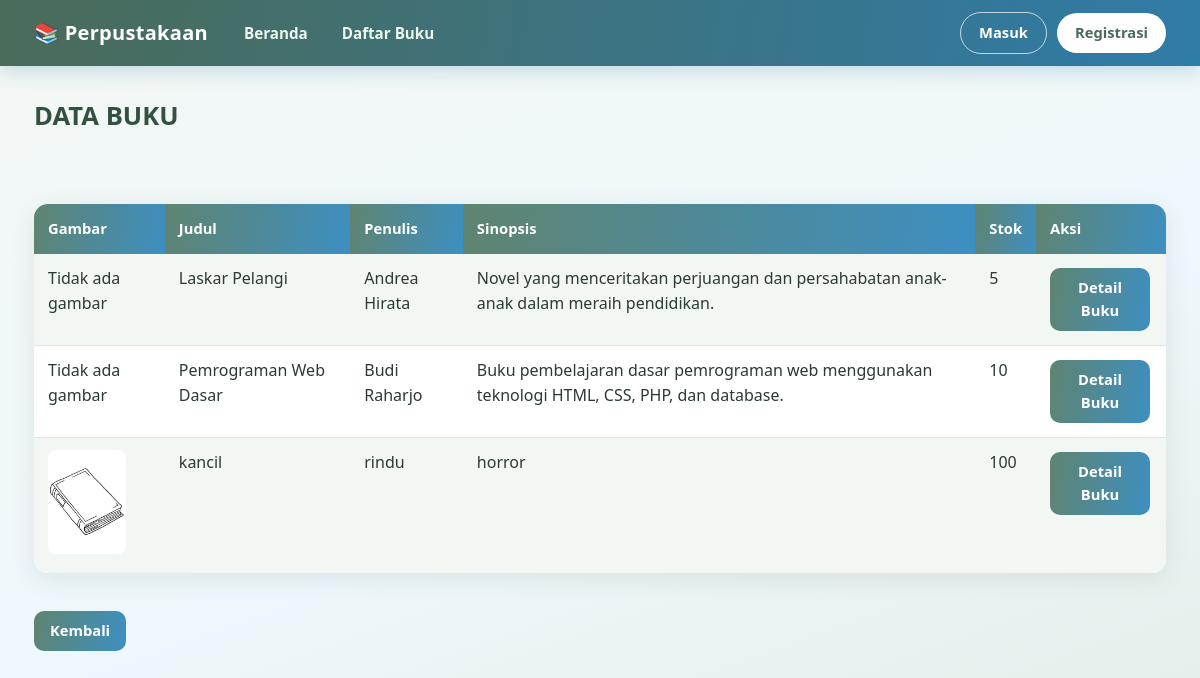
The page /tampil.php on the database its author committed.
### tables this page shows
CREATE TABLE `buku` (
  `buku_id` int(11) NOT NULL,
  `judul` varchar(255) NOT NULL,
  `kategori_id` int(11) NOT NULL,
  `penerbit_id` int(11) NOT NULL,
  `admin_id` int(11) NOT NULL,
  `ISBN` varchar(30) DEFAULT NULL,
  `penulis` varchar(150) DEFAULT NULL,
  `jumlah_halaman` int(11) DEFAULT NULL,
  `stok` int(11) NOT NULL DEFAULT 0,
  `tahun_terbit` year(4) DEFAULT NULL,
  `sinopsis` text DEFAULT NULL,
  `gambar` varchar(255) DEFAULT NULL
);

### tampil.php (the view, shortened to what this page needs)
<?php
include "koneksi.php";
$role = $_SESSION['role'] ?? '';
$query = mysqli_query($koneksi, "
    SELECT * FROM buku
");
?>
<!DOCTYPE html>
<html lang="id">
<head>
    <link rel="stylesheet" href="style.css">
</head>
<body>
<?php include "navbar.php"; ?>
<main class="page">
<h2>DATA BUKU</h2>
<br><br>
<table border="1" cellpadding="10" cellspacing="0">
<tr>
    <th>Gambar</th>
    <th>Judul</th>
    <th>Penulis</th>
    <th>Sinopsis</th>
    <th>Stok</th>
    <th>Aksi</th>
</tr>
<?php while ($data = mysqli_fetch_assoc($query)) { ?>
<tr>
    <td>
        <?php if (!empty($data['gambar'])) { ?>
            <img
                src="uploads/<?= htmlspecialchars($data['gambar']); ?>"
                width="100"
            >
        <?php } else { ?>
            Tidak ada gambar
        <?php } ?>
    </td>
    <td>
        <?= htmlspecialchars($data['judul']); ?>
    </td>
    <td>
        <?= htmlspecialchars($data['penulis']); ?>
    </td>
    <td>
        <?= htmlspecialchars($data['sinopsis']); ?>
    </td>
    <td>
        <?= $data['stok']; ?>
    </td>
    <td>
        <a href="detail.php?id=<?= $data['buku_id']; ?>">
            <button>Detail Buku</button>
        </a>
    </td>
</tr>
<?php } ?>
</table>
<br>
<?php if ($role == 'anggota') { ?>
    <a href="dashboard_anggota.php">
        <button>Kembali ke Dashboard</button>
    </a>
<?php } elseif ($role == 'petugas') { ?>
    <a href="dashboard_petugas.php">
        <button>Kembali ke Dashboard</button>
    </a>
<?php } elseif ($role == 'admin') { ?>
    <a href="dashboard_admin.php">
        <button>Kembali ke Dashboard</button>
    </a>
<?php } else { ?>
    <a href="index.php">
        <button>Kembali</button>
    </a>
<?php } ?>
</main>
</body>
</html>

### navbar.php (shortened to what this page needs)
<?php
$_r = $_SESSION['role'] ?? '';
$_n = $_SESSION['nama'] ?? '';
$_dash = ['admin'=>'dashboard_admin.php','petugas'=>'dashboard_petugas.php','anggota'=>'dashboard_anggota.php'][$_r] ?? 'index.php';
?>
<header class="topbar">
  <div class="topbar-inner">
    <a class="brand" href="<?= $_dash; ?>">📚 Perpustakaan</a>
    <nav class="topnav">
      <?php if ($_r != '') { ?><a href="<?= $_dash; ?>">Dashboard</a><?php } else { ?><a href="index.php">Beranda</a><?php } ?>
      <a href="tampil.php">Daftar Buku</a>
    </nav>
    <div class="topuser">
      <?php if ($_r != '') { ?>
        <span>👤 <?= htmlspecialchars($_n, ENT_QUOTES, 'UTF-8'); ?> <small>(<?= htmlspecialchars($_r, ENT_QUOTES, 'UTF-8'); ?>)</small></span>
        <a class="btn-top out" href="logout.php">Logout</a>
      <?php } else { ?>
        <a class="btn-top ghost" href="login.php">Masuk</a>
        <a class="btn-top" href="register.php">Registrasi</a>
      <?php } ?>
    </div>
  </div>
</header>

### style.css (style rules this page uses)
:root { --sage-50:#f3f7f4; --sage-100:#e4ede6; --sage-200:#cfdfd3; --sage-300:#b2cab9; --sage-400:#94b49f; --sage-600:#5f8470; --sage-700:#4a6b59; --sage-800:#34503f; --sky-50:#eef7fc; --sky-100:#dcf0fa; --sky-200:#bcdff3; --sky-400:#7cbbe3; --sky-600:#3d8fc2; --sky-700:#2f7ba8; --ink:#2b3a33; --muted:#6b7d74; --line:#dbe6de; --white:#fff; --danger:#c0625a; --warn:#c99a3b; --radius:14px; --shadow:0 6px 24px rgba(52,80,63,.10); }
* { box-sizing:border-box }
html { scroll-behavior:smooth }
body { margin:0; color:var(--ink); line-height:1.6; font-family:"Segoe UI",system-ui,-apple-system,Roboto,"Helvetica Neue",Arial,sans-serif; background:linear-gradient(160deg,var(--sage-50) 0%,var(--sky-50) 55%,var(--sage-100) 100%) fixed; min-height:100vh; }
h1,h2,h3,h4 { color:var(--sage-800);line-height:1.25;margin:0 0 .6em }
h2 { font-size:1.6rem }
a { color:var(--sky-700);text-decoration:none }
img { max-width:100%;border-radius:10px }
.topbar { position:sticky;top:0;z-index:50; background:linear-gradient(100deg,var(--sage-700),var(--sky-700)); box-shadow:0 4px 18px rgba(47,123,168,.25) }
.topbar-inner { max-width:1180px;margin:0 auto;padding:12px 24px;display:flex;align-items:center;gap:22px;flex-wrap:wrap }
.topbar .brand { color:#fff;font-weight:700;font-size:1.25rem;letter-spacing:.3px }
.topbar .topnav { display:flex;gap:6px;flex:1;flex-wrap:wrap }
.topbar .topnav a { color:#eaf6ee;padding:7px 14px;border-radius:999px;font-weight:600;font-size:.95rem;transition:.2s }
.topbar .topuser { display:flex;align-items:center;gap:10px;color:#eaf6ee;font-size:.95rem }
.topbar .btn-top { background:#fff;color:var(--sage-700);padding:8px 18px;border-radius:999px;font-weight:700;font-size:.92rem;transition:.2s }
.topbar .btn-top.ghost { background:transparent;color:#fff;border:1.5px solid rgba(255,255,255,.7) }
.page { max-width:1180px;margin:0 auto;padding:34px 24px 60px }
.page > h2:first-child,.page > h1:first-child { margin-top:0 }
table { width:100%;border-collapse:separate;border-spacing:0;border:0!important;background:#fff; border-radius:var(--radius);overflow:hidden;box-shadow:var(--shadow);margin:6px 0 10px }
table th { background:linear-gradient(100deg,var(--sage-600),var(--sky-600));color:#fff;text-align:left; padding:13px 14px;font-weight:600;font-size:.92rem;border:0!important }
table td { padding:12px 14px;border:0!important;border-bottom:1px solid var(--line)!important;vertical-align:top }
table tr:nth-child(even) td { background:var(--sage-50) }
table tr:last-child td { border-bottom:0!important }
table td img { width:78px;height:104px;object-fit:cover;border-radius:8px }
button,.btn { display:inline-block;cursor:pointer;border:0;border-radius:10px;padding:10px 20px;font:inherit;font-weight:600; color:#fff;background:linear-gradient(100deg,var(--sage-600),var(--sky-600));transition:.2s;text-decoration:none }
a > button { margin:2px 2px 2px 0;padding:8px 16px;font-size:.92rem }

### rows shown on the page
buku: shows "Tidak ada gambar", judul "Laskar Pelangi", penulis "Andrea Hirata", sinopsis "Novel yang menceritakan perjuangan dan persahabatan anak-anak dalam meraih pendidikan.", stok "5"
buku: shows "Tidak ada gambar", judul "Pemrograman Web Dasar", penulis "Budi Raharjo", sinopsis "Buku pembelajaran dasar pemrograman web menggunakan teknologi HTML, CSS, PHP, dan database.", stok "10"
buku: gambar (picture), judul "kancil", penulis "rindu", sinopsis "horror", stok "100"
